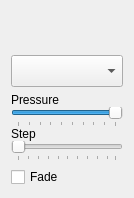
<?xml version="1.0" encoding="UTF-8"?>
<ui version="4.0">
 <class>PaintBrushAdvSettingsWidget</class>
 <widget class="QWidget" name="PaintBrushAdvSettingsWidget">
  <property name="geometry">
   <rect>
    <x>0</x>
    <y>0</y>
    <width>134</width>
    <height>198</height>
   </rect>
  </property>
  <property name="windowTitle">
   <string>Form</string>
  </property>
  <layout class="QVBoxLayout" name="verticalLayout_2">
   <item>
    <layout class="QVBoxLayout" name="verticalLayout">
     <item>
      <spacer name="verticalSpacer">
       <property name="orientation">
        <enum>Qt::Vertical</enum>
       </property>
       <property name="sizeHint" stdset="0">
        <size>
         <width>20</width>
         <height>40</height>
        </size>
       </property>
      </spacer>
     </item>
     <item>
      <widget class="BrushTypeComboBox" name="comboBox">
       <property name="sizePolicy">
        <sizepolicy hsizetype="Expanding" vsizetype="Fixed">
         <horstretch>0</horstretch>
         <verstretch>0</verstretch>
        </sizepolicy>
       </property>
       <property name="minimumSize">
        <size>
         <width>32</width>
         <height>32</height>
        </size>
       </property>
       <property name="maximumSize">
        <size>
         <width>115</width>
         <height>32</height>
        </size>
       </property>
       <property name="font">
        <font>
         <kerning>false</kerning>
        </font>
       </property>
       <property name="iconSize">
        <size>
         <width>32</width>
         <height>32</height>
        </size>
       </property>
      </widget>
     </item>
     <item>
      <layout class="QVBoxLayout" name="verticalLayout_3">
       <property name="spacing">
        <number>0</number>
       </property>
       <item>
        <widget class="QLabel" name="label">
         <property name="text">
          <string>Pressure</string>
         </property>
        </widget>
       </item>
       <item>
        <widget class="QSlider" name="preassureSlider">
         <property name="minimum">
          <number>1</number>
         </property>
         <property name="maximum">
          <number>10</number>
         </property>
         <property name="pageStep">
          <number>1</number>
         </property>
         <property name="sliderPosition">
          <number>10</number>
         </property>
         <property name="orientation">
          <enum>Qt::Horizontal</enum>
         </property>
         <property name="tickPosition">
          <enum>QSlider::TicksBelow</enum>
         </property>
        </widget>
       </item>
       <item>
        <layout class="QVBoxLayout" name="verticalLayout_4">
         <property name="spacing">
          <number>0</number>
         </property>
         <item>
          <widget class="QLabel" name="label_2">
           <property name="text">
            <string>Step</string>
           </property>
          </widget>
         </item>
         <item>
          <widget class="QSlider" name="stepSlider">
           <property name="minimum">
            <number>1</number>
           </property>
           <property name="maximum">
            <number>50</number>
           </property>
           <property name="singleStep">
            <number>5</number>
           </property>
           <property name="pageStep">
            <number>5</number>
           </property>
           <property name="orientation">
            <enum>Qt::Horizontal</enum>
           </property>
           <property name="tickPosition">
            <enum>QSlider::TicksBelow</enum>
           </property>
          </widget>
         </item>
        </layout>
       </item>
      </layout>
     </item>
     <item>
      <widget class="QCheckBox" name="fadeCheckBox">
       <property name="text">
        <string>Fade</string>
       </property>
      </widget>
     </item>
    </layout>
   </item>
  </layout>
 </widget>
 <customwidgets>
  <customwidget>
   <class>BrushTypeComboBox</class>
   <extends>QComboBox</extends>
   <header>brushtypecombobox.h</header>
  </customwidget>
 </customwidgets>
 <resources/>
 <connections/>
</ui>
